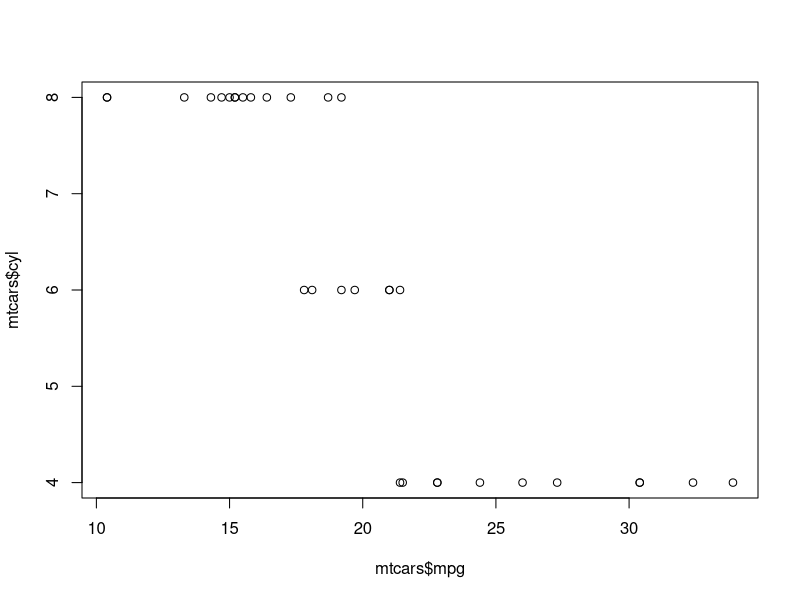

The R source for this figure:
## ---- chunk 1
a<-5
b<-6
c<-a+b
## ---- chunk 2
#library('mtcars')
plot(mtcars$mpg, mtcars$cyl)

